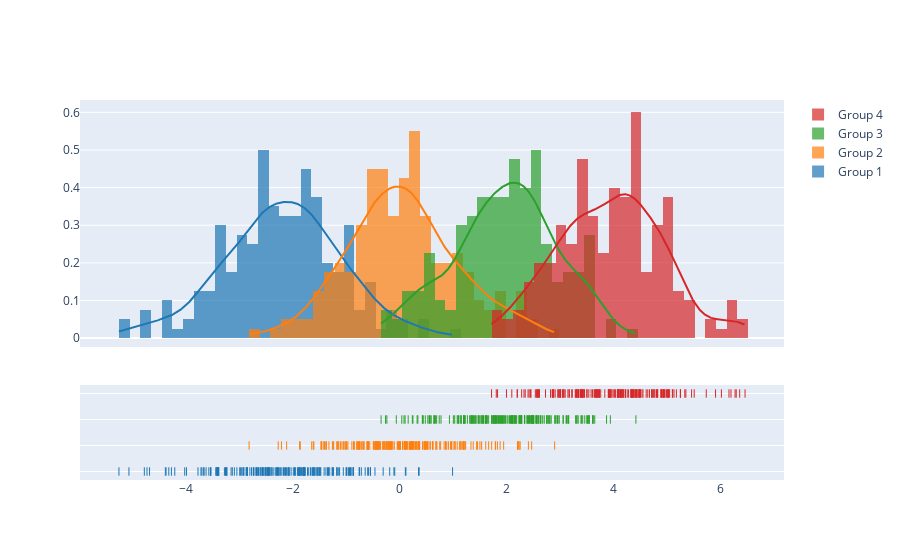

This figure's notebook cell:
### Code cell
import plotly.figure_factory as ff

# Add histogram data
x1 = np.random.randn(200) - 2
x2 = np.random.randn(200)
x3 = np.random.randn(200) + 2
x4 = np.random.randn(200) + 4

# Group data together
hist_data = [x1, x2, x3, x4]

group_labels = ['Group 1', 'Group 2', 'Group 3', 'Group 4']

# Create distplot with custom bin_size
fig = ff.create_distplot(hist_data, group_labels, bin_size=.2)
fig.show()

### Figure 1 — Plotly figure (JSON) as saved in the notebook; plotly's stock layout.template omitted (floating-point values rounded to 4 significant figures; data arrays with more than 128 entries replaced by an {"elided": "..."} marker saying what was removed)
{"data": [{"autobinx": false, "histnorm": "probability density", "legendgroup": "Group 1", "marker": {"color": "rgb(31, 119, 180)"}, "name": "Group 1", "opacity": 0.7, "type": "histogram", "x": {"elided": "200 float values"}, "xaxis": "x", "xbins": {"end": 0.9853, "size": 0.2, "start": -5.255}, "yaxis": "y"}, {"autobinx": false, "histnorm": "probability density", "legendgroup": "Group 2", "marker": {"color": "rgb(255, 127, 14)"}, "name": "Group 2", "opacity": 0.7, "type": "histogram", "x": {"elided": "200 float values"}, "xaxis": "x", "xbins": {"end": 2.895, "size": 0.2, "start": -2.82}, "yaxis": "y"}, {"autobinx": false, "histnorm": "probability density", "legendgroup": "Group 3", "marker": {"color": "rgb(44, 160, 44)"}, "name": "Group 3", "opacity": 0.7, "type": "histogram", "x": {"elided": "200 float values"}, "xaxis": "x", "xbins": {"end": 4.414, "size": 0.2, "start": -0.3517}, "yaxis": "y"}, {"autobinx": false, "histnorm": "probability density", "legendgroup": "Group 4", "marker": {"color": "rgb(214, 39, 40)"}, "name": "Group 4", "opacity": 0.7, "type": "histogram", "x": {"elided": "200 float values"}, "xaxis": "x", "xbins": {"end": 6.456, "size": 0.2, "start": 1.714}, "yaxis": "y"}, {"legendgroup": "Group 1", "marker": {"color": "rgb(31, 119, 180)"}, "mode": "lines", "name": "Group 1", "showlegend": false, "type": "scatter", "x": {"elided": "500 float values"}, "xaxis": "x", "y": {"elided": "500 float values"}, "yaxis": "y"}, {"legendgroup": "Group 2", "marker": {"color": "rgb(255, 127, 14)"}, "mode": "lines", "name": "Group 2", "showlegend": false, "type": "scatter", "x": {"elided": "500 float values"}, "xaxis": "x", "y": {"elided": "500 float values"}, "yaxis": "y"}, {"legendgroup": "Group 3", "marker": {"color": "rgb(44, 160, 44)"}, "mode": "lines", "name": "Group 3", "showlegend": false, "type": "scatter", "x": {"elided": "500 float values"}, "xaxis": "x", "y": {"elided": "500 float values"}, "yaxis": "y"}, {"legendgroup": "Group 4", "marker": {"color": "rgb(214, 39, 40)"}, "mode": "lines", "name": "Group 4", "showlegend": false, "type": "scatter", "x": {"elided": "500 float values"}, "xaxis": "x", "y": {"elided": "500 float values"}, "yaxis": "y"}, {"legendgroup": "Group 1", "marker": {"color": "rgb(31, 119, 180)", "symbol": "line-ns-open"}, "mode": "markers", "name": "Group 1", "showlegend": false, "type": "scatter", "x": {"elided": "200 float values"}, "xaxis": "x", "y": {"elided": "200 str values"}, "yaxis": "y2"}, {"legendgroup": "Group 2", "marker": {"color": "rgb(255, 127, 14)", "symbol": "line-ns-open"}, "mode": "markers", "name": "Group 2", "showlegend": false, "type": "scatter", "x": {"elided": "200 float values"}, "xaxis": "x", "y": {"elided": "200 str values"}, "yaxis": "y2"}, {"legendgroup": "Group 3", "marker": {"color": "rgb(44, 160, 44)", "symbol": "line-ns-open"}, "mode": "markers", "name": "Group 3", "showlegend": false, "type": "scatter", "x": {"elided": "200 float values"}, "xaxis": "x", "y": {"elided": "200 str values"}, "yaxis": "y2"}, {"legendgroup": "Group 4", "marker": {"color": "rgb(214, 39, 40)", "symbol": "line-ns-open"}, "mode": "markers", "name": "Group 4", "showlegend": false, "type": "scatter", "x": {"elided": "200 float values"}, "xaxis": "x", "y": {"elided": "200 str values"}, "yaxis": "y2"}], "layout": {"barmode": "overlay", "hovermode": "closest", "legend": {"traceorder": "reversed"}, "xaxis": {"anchor": "y2", "domain": [0.0, 1.0], "zeroline": false}, "yaxis": {"anchor": "free", "domain": [0.35, 1], "position": 0.0}, "yaxis2": {"anchor": "x", "domain": [0, 0.25], "dtick": 1, "showticklabels": false}}}
